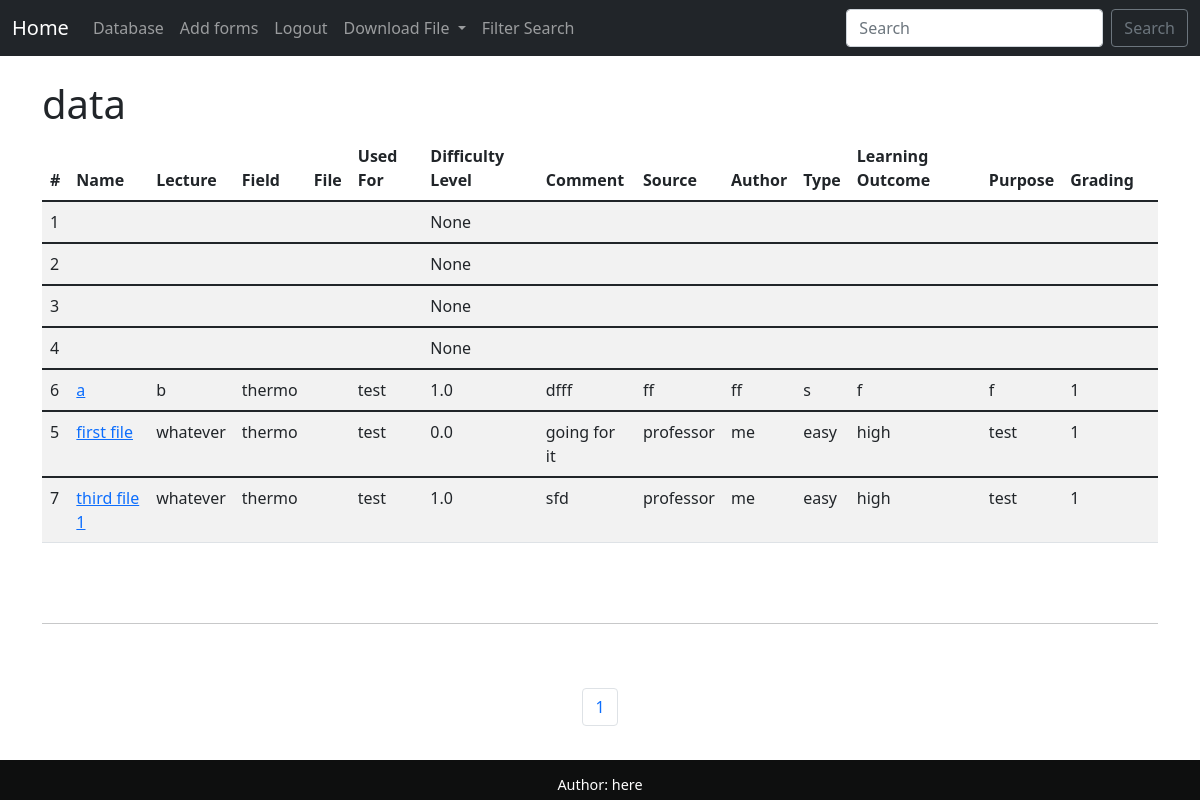
Before: /database/ (signed in) with the older database file.
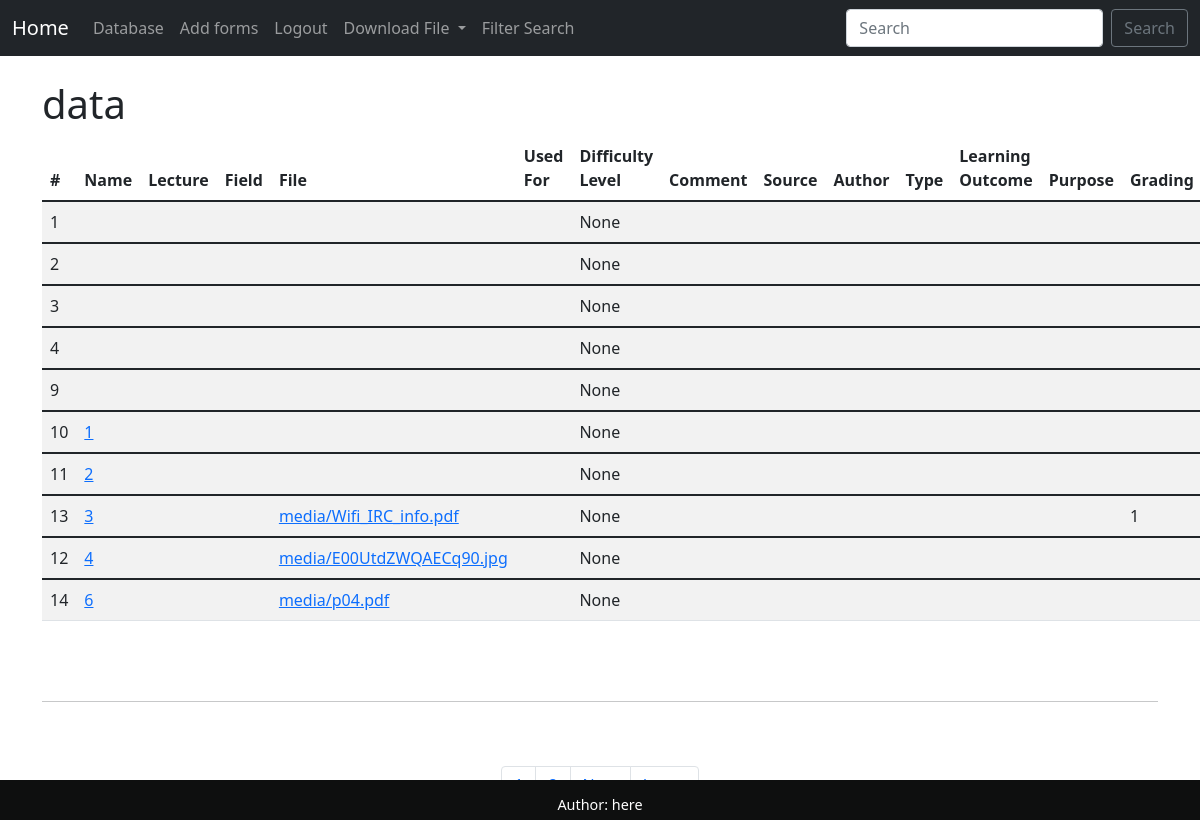
After: the same page with the newer database file.
### app/models.py (models this page shows, shortened)
class file(models.Model):
    id = models.BigAutoField(primary_key=True)
    nameOfFile = models.CharField(max_length=150, blank=True)
    nameOfLectures = models.CharField(max_length=150, blank=True)
    fields = models.CharField(max_length=150, blank=True)
    file_upload = models.FileField(null=True, blank=True, upload_to="media/")
    usedFor = models.CharField(max_length=150, blank=True)
    difficultyLevel = models.FloatField(blank=True, null=True)
    comment = models.TextField(blank=True)
    sourceOfProblem = models.CharField(max_length=150, blank=True)
    author = models.CharField(max_length=150, blank=True)
    typeOfProblem = models.CharField(max_length=150, blank=True)
    intendedLearningOutcome = models.CharField(max_length=150, blank=True)
    purposeOfFile = models.CharField(max_length=150, blank=True)
    grading = models.CharField(max_length=150, blank=True)

### app/views.py (the view)
# urls.py: path('database/', views.database, name="output_database"),
def database(request):
    output_database = file.objects.all().order_by('nameOfFile')
    p = Paginator(file.objects.all().order_by('nameOfFile'), 10)
    page = request.GET.get('page')
    pages = p.get_page(page)
    nums = "a" * pages.paginator.num_pages
    return render(request, 'base/database.html',
                  {'output_database': output_database,
                   'pages': pages, 'nums': nums})

### app/templates/base/database.html (shortened to what this page needs)
{% extends 'base/base.html' %}
{% block content %}
{% if user.is_authenticated %}
    <h1>data</h1>
    <table class="table table-striped table-hover">
        <thead>
            <tr>
                <th scope="col">#</th>
                <th scope="col">Name</th>
                <th scope="col">Lecture</th>
                <th scope="col">Field</th>
                <th scope="col">File</th>
                <th scope="col">Used For</th>
                <th scope="col">Difficulty Level</th>
                <th scope="col">Comment</th>
                <th scope="col">Source</th>
                <th scope="col">Author</th>
                <th scope="col">Type</th>
                <th scope="col">Learning Outcome</th>
                <th scope="col">Purpose</th>
                <th scope="col">Grading</th>
            </tr>
        </thead>
        {% for file in pages %}
        <tbody>
            <tr>
                <td>{{file.id}}</td>
                <td><a href="{% url 'database-followup' file.id %}">{{file.nameOfFile}}</a></td>
                <td>{{file.nameOfLectures}}</td>
                <td>{{file.fields}}</td>
                <td><a href="/{{file.file_upload}}">{{file.file_upload}}</a></td>
                <td>{{file.usedFor}}</td>
                <td>{{file.difficultyLevel}}</td>
                <td>{{file.comment}}</td>
                <td>{{file.sourceOfProblem}}</td>
                <td>{{file.author}}</td>
                <td>{{file.typeOfProblem}}</td>
                <td>{{file.intendedLearningOutcome}}</td>
                <td>{{file.purposeOfFile}}</td>
                <td>{{file.grading}}</td>
                <td></td>
            </tr>
        </tbody>
        {% endfor %}
    </table>
    <br/><br />
    <hr><br/><br />
    <nav aria-label="Page navigation example">
        <ul class="pagination justify-content-center">
    {% for i in nums %}
        <li class="page-item"><a class="page-link" href="?page={{ forloop.counter }}">{{ forloop.counter }}</a></li>
    {% endfor %}
    {% if pages.has_next %}
    <li class="page-item"><a class="page-link" href="?page={{ pages.next_page_number }}">Next</a></li>
    <li class="page-item"><a class="page-link" href="?page={{ pages.paginator.num_pages }}">Last &raquo;</a></li>
    {% endif %}
        </ul>
    </nav>
{% else %}
<h1>Sorry! You must login to see the contents of this page.</h1>
<a href="{% url 'login' %}">Login Here</a>
{% endif %}
{% endblock %}

Changed rows visible on the page:
no longer on this page (row unchanged): file: id "6", nameOfFile "a", nameOfLectures "b", fields "thermo", usedFor "test", difficultyLevel "1.0", comment "dfff", sourceOfProblem "ff", author "ff", typeOfProblem "s", intendedLearningOutcome "f", purposeOfFile "f", grading "1"
removed file: id "5", nameOfFile "first file", nameOfLectures "whatever", fields "thermo", usedFor "test", difficultyLevel "0.0", comment "going for it", sourceOfProblem "professor", author "me", typeOfProblem "easy", intendedLearningOutcome "high", purposeOfFile "test", grading "1"
no longer on this page (row unchanged): file: id "7", nameOfFile "third file 1", nameOfLectures "whatever", fields "thermo", usedFor "test", difficultyLevel "1.0", comment "sfd", sourceOfProblem "professor", author "me", typeOfProblem "easy", intendedLearningOutcome "high", purposeOfFile "test", grading "1"
added file: id "9", difficultyLevel "None"
added file: id "10", nameOfFile "1", difficultyLevel "None"
added file: id "11", nameOfFile "2", difficultyLevel "None"
added file: id "13", nameOfFile "3", file_upload "media/Wifi_IRC_info.pdf", difficultyLevel "None", grading "1"
added file: id "12", nameOfFile "4", file_upload "media/E00UtdZWQAECq90.jpg", difficultyLevel "None"
added file: id "14", nameOfFile "6", file_upload "media/p04.pdf", difficultyLevel "None"
Other visible differences:
list line gone: "1"
